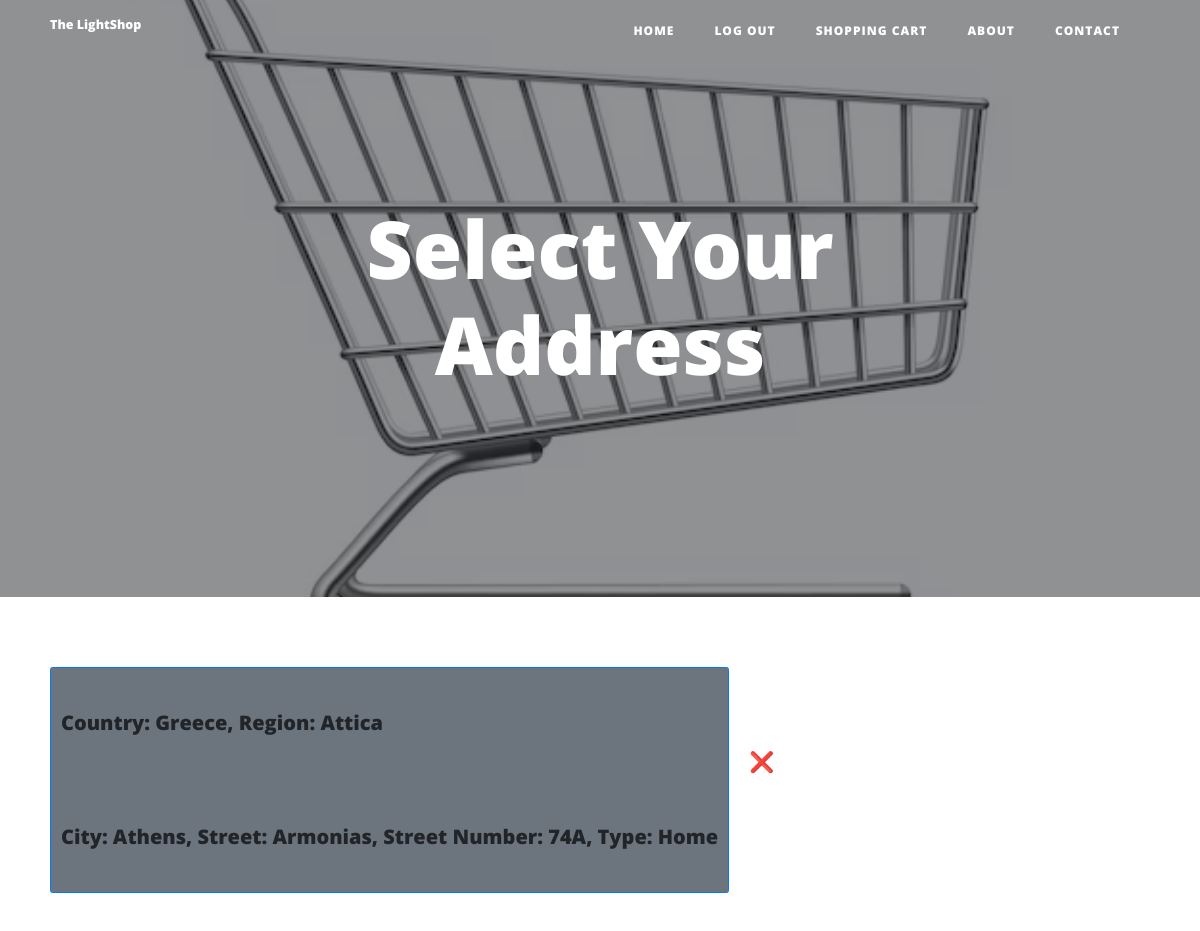
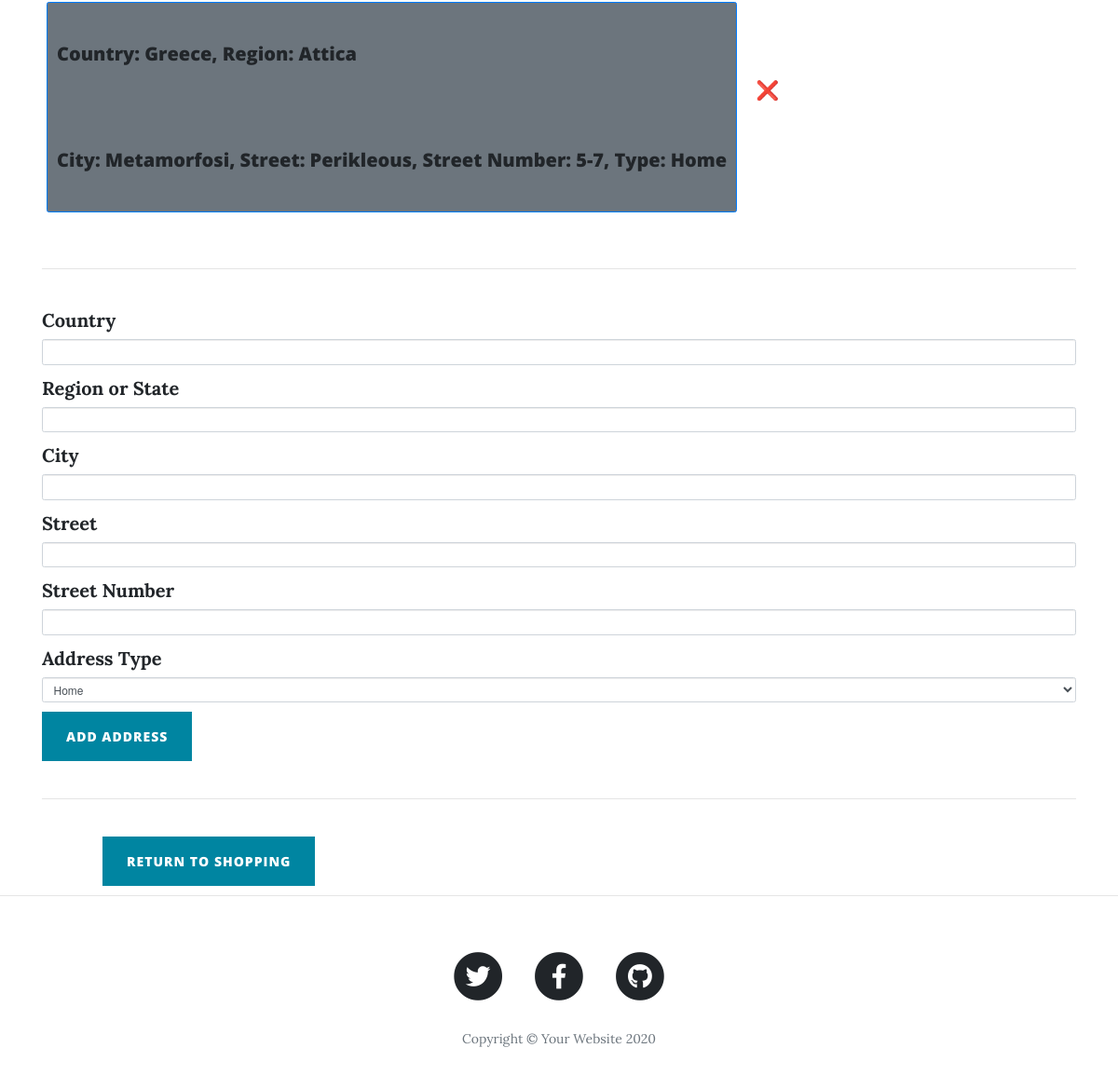
The page /select-address (signed in) on the database its author committed (2 pictures, top to bottom).
### main.py (models this page shows)
class Address(db.Model):
    __tablename__ = "address"
    id = db.Column(db.Integer, primary_key=True)
    country = db.Column(db.String(100), nullable=False)
    region = db.Column(db.String(100), nullable=False)
    city = db.Column(db.String(100), nullable=False)
    street = db.Column(db.String(100), nullable=False)
    street_number = db.Column(db.String(100), nullable=False)
    address_type = db.Column(db.String(100), nullable=False)
    resident = relationship("User", back_populates="address")
    resident_id = db.Column(db.Integer, db.ForeignKey("users.id"))
    order_history = relationship("OrderHistory", back_populates="address")

### main.py (the view, shortened to what this page needs)
@app.route("/select-address", methods=["GET", "POST"])
@login_required
def select_address():
    form = AddAddress()
    addresses = Address.query.filter_by(resident=current_user).all()
    print(addresses)
    return render_template("select-address.html", form=form, addresses=addresses)

### forms.py
class AddAddress(FlaskForm):
    add_types = ["Home", "Work"]
    country = StringField("Country", validators=[DataRequired()])
    region = StringField("Region or State", validators=[DataRequired()])
    city = StringField("City", validators=[DataRequired()])
    street = StringField("Street", validators=[DataRequired()])
    street_number = StringField("Street Number", validators=[DataRequired()])
    address_type = SelectField("Address Type", choices=add_types, validators=[DataRequired()])
    submit = SubmitField("Add Address")

### main.py (called while the page is built)
@login_manager.user_loader
def load_user(user_id):
    return User.query.get(int(user_id))

### templates/select-address.html (shortened to what this page needs)
{% extends 'bootstrap/base.html' %}
{% import "bootstrap/wtf.html" as wtf %}
{% block content %}
{% include "header.html" %}
<header class="masthead" style="background-image: url('{{ url_for('static', filename='img/shopping-cart.jpg')}}')">
    <div class="overlay"></div>
    <div class="container">
        <div class="row">
            <div class="col-lg-8 col-md-10 mx-auto">
                <div class="page-heading">
                    <h1>Select Your Address</h1>
                </div>
            </div>
        </div>
    </div>
</header>
<div class="container">
    <div class="row">
        {% for address in addresses %}
    <div class="row border border-primary rounded bg-secondary border-5" style="margin:20px;">
        <div class="post-preview col-lg-12" style="padding:10px;">
            <h2 class="post-title">
                <a href="{{ url_for('checkout', address_id=address.id) }}">
                  <p>Country: {{address.country}}, Region: {{address.region}}</p>
                    <br>
                    <p>City: {{address.city}}, Street: {{address.street}}, Street Number: {{address.street_number}}, Type: {{address.address_type}}</p>
                </a>
            </h2>
          </div>
      </div>
      <a class="float-right" style="margin-top:100px;" href="{{url_for('delete_address', address_id=address.id)}}">❌</a>
        {% endfor %}
    </div>
    <br>
    <hr>
    <br>
    {{ wtf.quick_form(form, novalidate=True, button_map={"submit": "primary"}) }}
    <br>
    <hr>
    <br>
    <div class="col-lg-8 col-md-10 mx-auto">
        <div class="clearfix">
            <a class="btn btn-primary float-left" style="margin-left:50px;" href="{{url_for('get_all_posts')}}">Return to shopping</a>
        </div>
    </div>
</div>
<hr>
{% include "footer.html" %}
{% endblock %}

### rows shown on the page
Address: country "Greece", region "Attica", city "Athens", street "Armonias", street_number "74A", address_type "Home"
Address: country "Greece", region "Attica", city "Metamorfosi", street "Perikleous", street_number "5-7", address_type "Home"
